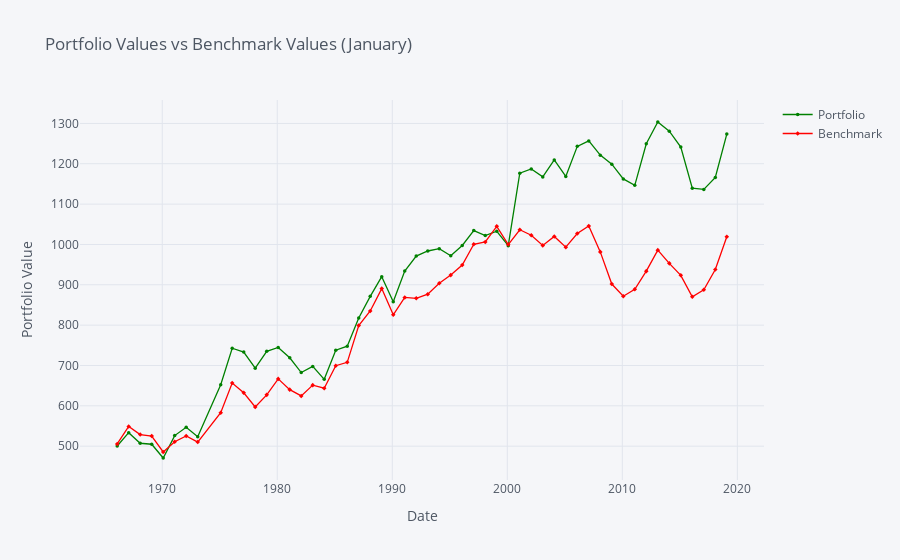

Write notebook code for a chart like this one.
### Code cell
# Plotting the January values
plyo.iplot(  
    portfolio_jan[['Portfolio','Benchmark']].iplot(asFigure=True,
                                                 title='Portfolio Values vs Benchmark Values (January)',  
             xTitle='Date',  
             yTitle='Portfolio Value',
                                                 mode={'Portfolio': 'lines+markers', 'Benchmark': 'lines+markers'},  
             symbol={'Portfolio': 'circle', 'Benchmark': 'diamond'},  
             size=3.5,  
             colors={'Portfolio': 'green', 'Benchmark': 'red'}, ),)

### Figure 1 — Plotly figure (JSON) as saved in the notebook; plotly's stock layout.template omitted (floating-point values rounded to 4 significant figures)
{"data": [{"line": {"color": "green", "dash": "solid", "shape": "linear", "width": 1.3}, "marker": {"size": 3.5, "symbol": "circle"}, "mode": "lines+markers", "name": "Portfolio", "text": "", "type": "scatter", "x": ["1966-01-31", "1967-01-31", "1968-01-31", "1969-01-31", "1970-01-31", "1971-01-31", "1972-01-31", "1973-01-31", "1975-01-31", "1976-01-31", "1977-01-31", "1978-01-31", "1979-01-31", "1980-01-31", "1981-01-31", "1982-01-31", "1983-01-31", "1984-01-31", "1985-01-31", "1986-01-31", "1987-01-31", "1988-01-31", "1989-01-31", "1990-01-31", "1991-01-31", "1992-01-31", "1993-01-31", "1994-01-31", "1995-01-31", "1996-01-31", "1997-01-31", "1998-01-31", "1999-01-31", "2000-01-31", "2001-01-31", "2002-01-31", "2003-01-31", "2004-01-31", "2005-01-31", "2006-01-31", "2007-01-31", "2008-01-31", "2009-01-31", "2010-01-31", "2011-01-31", "2012-01-31", "2013-01-31", "2014-01-31", "2015-01-31", "2016-01-31", "2017-01-31", "2018-01-31", "2019-01-31"], "y": [500.4, 533.5, 507.2, 504.8, 470.7, 526.2, 546.9, 523.4, 652.4, 742.8, 733.2, 693.3, 735.1, 744.6, 719.2, 682.5, 697.7, 665.6, 737.8, 747.7, 817.8, 871.3, 920.2, 857.8, 934.0, 971.2, 983.8, 989.5, 972.0, 997.4, 1034.0, 1022.0, 1033.0, 996.8, 1176.0, 1187.0, 1167.0, 1210.0, 1168.0, 1243.0, 1257.0, 1221.0, 1199.0, 1162.0, 1146.0, 1250.0, 1303.0, 1281.0, 1242.0, 1139.0, 1136.0, 1166.0, 1274.0]}, {"line": {"color": "red", "dash": "solid", "shape": "linear", "width": 1.3}, "marker": {"size": 3.5, "symbol": "diamond"}, "mode": "lines+markers", "name": "Benchmark", "text": "", "type": "scatter", "x": ["1966-01-31", "1967-01-31", "1968-01-31", "1969-01-31", "1970-01-31", "1971-01-31", "1972-01-31", "1973-01-31", "1975-01-31", "1976-01-31", "1977-01-31", "1978-01-31", "1979-01-31", "1980-01-31", "1981-01-31", "1982-01-31", "1983-01-31", "1984-01-31", "1985-01-31", "1986-01-31", "1987-01-31", "1988-01-31", "1989-01-31", "1990-01-31", "1991-01-31", "1992-01-31", "1993-01-31", "1994-01-31", "1995-01-31", "1996-01-31", "1997-01-31", "1998-01-31", "1999-01-31", "2000-01-31", "2001-01-31", "2002-01-31", "2003-01-31", "2004-01-31", "2005-01-31", "2006-01-31", "2007-01-31", "2008-01-31", "2009-01-31", "2010-01-31", "2011-01-31", "2012-01-31", "2013-01-31", "2014-01-31", "2015-01-31", "2016-01-31", "2017-01-31", "2018-01-31", "2019-01-31"], "y": [505.5, 548.9, 528.8, 525.0, 485.6, 511.0, 525.2, 510.2, 582.8, 656.5, 632.2, 597.3, 627.2, 666.8, 640.1, 624.5, 651.3, 643.7, 699.3, 707.8, 799.0, 835.0, 890.5, 825.7, 868.7, 866.5, 876.6, 903.9, 924.0, 948.9, 1000.0, 1006.0, 1045.0, 999.7, 1036.0, 1023.0, 997.6, 1020.0, 993.3, 1027.0, 1046.0, 981.5, 901.8, 871.5, 888.9, 933.8, 985.8, 953.1, 923.5, 870.3, 887.5, 938.0, 1019.0]}], "layout": {"legend": {"bgcolor": "#F5F6F9", "font": {"color": "#4D5663"}}, "paper_bgcolor": "#F5F6F9", "plot_bgcolor": "#F5F6F9", "title": {"font": {"color": "#4D5663"}, "text": "Portfolio Values vs Benchmark Values (January)"}, "xaxis": {"gridcolor": "#E1E5ED", "showgrid": true, "tickfont": {"color": "#4D5663"}, "title": {"font": {"color": "#4D5663"}, "text": "Date"}, "zerolinecolor": "#E1E5ED"}, "yaxis": {"gridcolor": "#E1E5ED", "showgrid": true, "tickfont": {"color": "#4D5663"}, "title": {"font": {"color": "#4D5663"}, "text": "Portfolio Value"}, "zerolinecolor": "#E1E5ED"}}}
